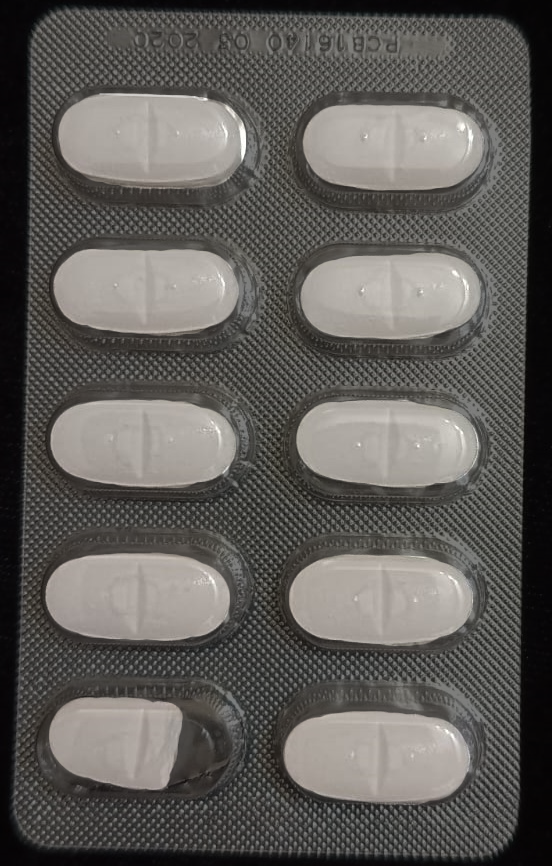
%> input picture Fotos/ovalades/partida.png, 552 x 866 px
$ octave deteccio_ovalades.m   (GNU Octave 9; MATLAB toolbox functions it lacks are replaced by stand-ins)
%> lines starting %> are read from the running program, lines starting %| are printed output that depends on the picture; in (x1, y1, x2, y2) boxes, pixels count from 0 and x2, y2 are one past the last pixel; in counts of white or black regions, pixels touching at a corner belong together; the program's own positions count from 1

img = imread('Fotos\ovalades/partida.png');
%> img is the input picture: size 866x552x3 uint8; mean R, G, B 95.7, 93, 89.5

% Convertir a escala de grisos i aplicar filtre de mediana per reduir soroll
gray = rgb2gray(img);
gray = medfilt2(gray, [5,5]);
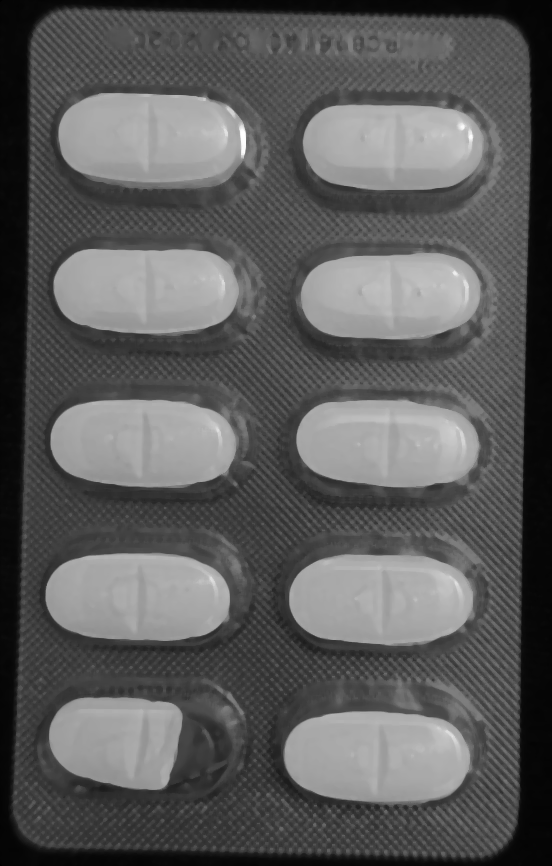
%> gray: size 866x552 uint8; min 0, max 254, mean 92.4
imshow(gray);

% Determinar si el fons es clar o fosc per aplicar el tipus de binarització
bora = [gray(1,:), gray(end,:), gray(:,1)', gray(:,end)'];
%> bora = 2836 values, max 11 at index 1020, min 0 at index 1, mean 5.86
mitjana_bora = mean(bora);
%> mitjana_bora = 5.86

if mitjana_bora > 100
    % Fons clar → binarització adaptativa
    bin = imbinarize(gray, 'adaptive', 'Sensitivity', 0.55);
else
    % Fons fosc → binarització global (Otsu)
    nivell = graythresh(gray);
%> nivell = 0.447
    gray_corr = imadjust(gray, [0.2 0.9], []);
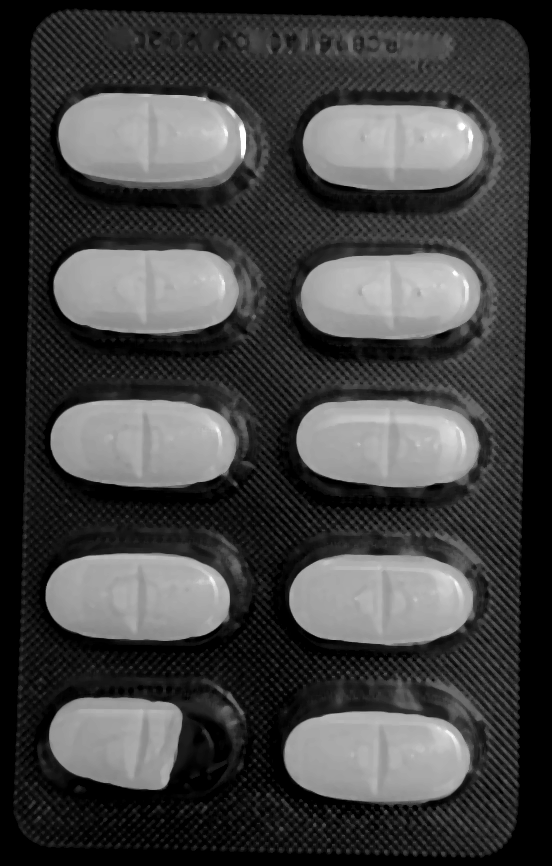
%> gray_corr: size 866x552 uint8; min 0, max 255, mean 66.6
    bin = imbinarize(gray_corr, nivell);
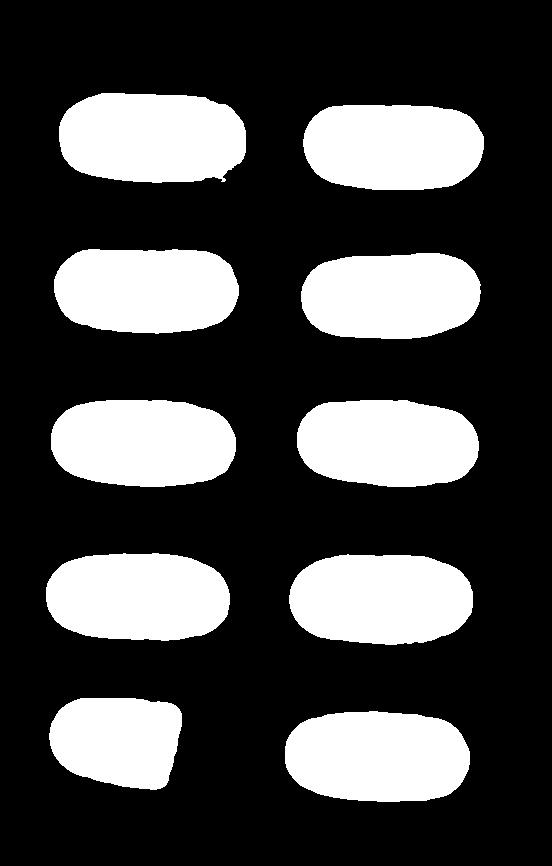
%> bin: size 866x552 logical; 27.8% white; 10 white regions, largest, box (x1, y1, x2, y2) and area: (59, 93, 246, 183) 14387, (285, 711, 470, 802) 14186, (289, 554, 473, 645) 13944
end

% Neteja de soroll i ompliment de forats
bin_clean = bwareaopen(bin, 5000);
bin_blister = imfill(bin_clean, 'holes');

% Detecció de contorns
bin_edges = edge(bin_blister, 'Canny');
%> bin_edges: size 866x552 logical; 1.1% white in thin lines or dots, all inside (x1, y1, x2, y2) = (45, 92, 484, 803)

% Suavitzar els contorns amb operacions morfològiques
se = strel('disk', 13);
edges_dilate = imdilate(bin_edges, se);
%> edges_dilate: size 866x552 logical; 24% white; 10 white regions, largest, box (x1, y1, x2, y2) and area: (46, 80, 259, 195) 12181, (272, 699, 482, 815) 11823, (38, 387, 249, 500) 11709
edges_closed = imerode(edges_dilate, se);

figure;
imshow(edges_closed);
title('Contorns detectats');

% Eliminar el contorn extern del blíster
labels = bwlabel(edges_closed);
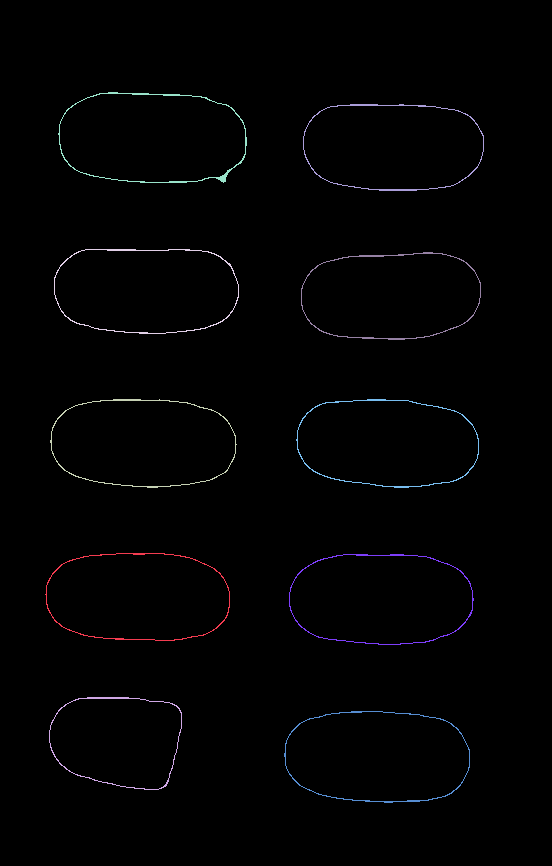
%> labels: size 866x552 double; 11 distinct labels, from 0 to 10; one colour per label, 0 black
props = regionprops(labels, 'Area', 'BoundingBox');
%> props = 10 regions; largest, box (x1, y1, x2, y2) and Area: (58, 92, 247, 183) 641, (303, 104, 484, 191) 555, (301, 252, 481, 340) 551, (54, 249, 239, 334) 549, (296, 399, 479, 488) 540

mask_blister = false(size(labels));
for i = 1:length(props)
    bb = props(i).BoundingBox;
    if bb(3) > 0.9*size(labels,2) && bb(4) > 0.9*size(labels,1)
        mask_blister = mask_blister | labels == i;
    end
end
%> this loop made 10 passes
%> bb on passes 1 to 10: [45.5 553.5 185 88], [49.5 697.5 133 93], [50.5 399.5 187 89], [54.5 249.5 185 85], [58.5 92.5 189 91], [284.5 711.5 186 92], [289.5 554.5 185 91], [296.5 399.5 183 89], [301.5 252.5 180 88], [303.5 104.5 181 87]
%> mask_blister: size 866x552 logical; every value is 0

% Aïllar només les pastilles
mask_pills = edges_closed & ~mask_blister;

% Omplir les regions i suavitzar-les
filled_pills = imfill(mask_pills, 'holes');
%> filled_pills: size 866x552 logical; 28.3% white; 10 white regions, largest, box (x1, y1, x2, y2) and area: (58, 92, 247, 183) 14677, (284, 711, 470, 803) 14430, (289, 554, 474, 645) 14183
pre_pills = filled_pills - mask_pills;
%> pre_pills: size 866x552 double; values 0 (black) and 1 (white), 27.2% white; 10 white regions, largest, box (x1, y1, x2, y2) and area: (60, 94, 245, 182) 14036, (286, 712, 469, 801) 13893, (290, 555, 472, 644) 13658
pre_pills = imerode(pre_pills, strel('diamond', 4));
%> pre_pills: size 866x552 double; values 0 (black) and 1 (white), 23.7% white; 10 white regions

figure;
imshow(pre_pills);
title('Mascara final de pastilles');

% Etiquetar les regions i obtenir propietats
[pills, numPills] = bwlabel(pre_pills);
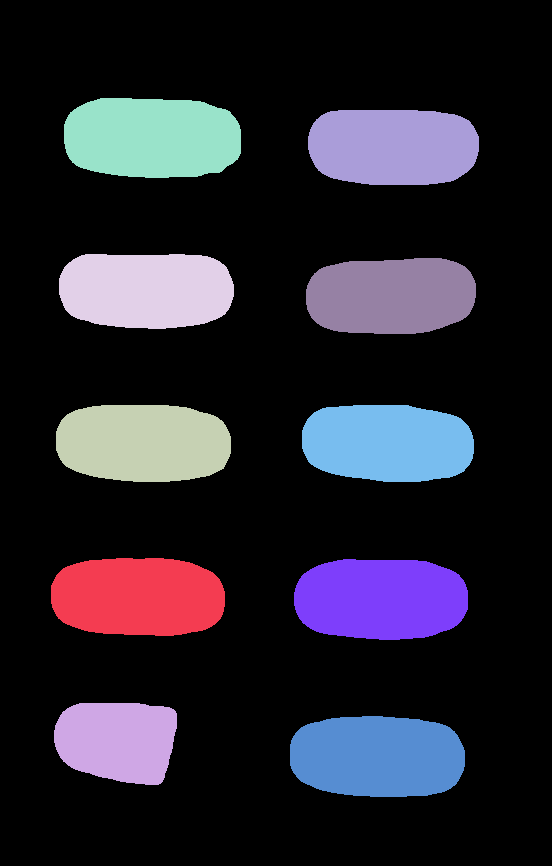
%> pills: size 866x552 double; 11 distinct labels, from 0 to 10; one colour per label, 0 black
%> numPills = 10
props = regionprops(pills, 'BoundingBox', 'Centroid', 'MajorAxisLength', 'MinorAxisLength');
%> props = 10 regions; largest, box (x1, y1, x2, y2), Centroid, MajorAxisLength and MinorAxisLength: (290, 716, 465, 797) [378.3 757.2] 185 84.42, (64, 98, 241, 178) [152.6 138.4] 188.6 83.66, (294, 559, 468, 640) [381.5 599.6] 182.7 83.95

% Inicialitzar imatge de sortida i comptadors
Iout = img;
correcta = 0;
defecto = 0;

% Classificar cada pastilla segons la seva forma
for i = 1:numel(props)
    bb = props(i).BoundingBox;
    c = props(i).Centroid;
    ratio = props(i).MajorAxisLength / props(i).MinorAxisLength;
    if ratio < 2
        % Considerada defectuosa
        defecto = defecto + 1;
        Iout = insertShape(Iout, 'Rectangle', bb, 'Color','red', 'LineWidth', 2);
        Iout = insertText(Iout, c, 'Defectuosa', 'BoxColor','red', 'TextColor','white', 'FontSize', 14);
    else
        % Considerada correcta
        correcta = correcta + 1;
        Iout = insertShape(Iout, 'Rectangle', bb, 'Color','green', 'LineWidth', 2);
        Iout = insertText(Iout, c, 'Correcte', 'BoxColor','green', 'TextColor','black', 'FontSize', 14);
    end
end
%> this loop made 10 passes
%> (bb, c, ratio, defecto) on pass 2: ([54.5 703.5 123 82], [118.2 741.2], 1.52, 1)
%> (bb, c, ratio) on passes 1, 3, 4, 5, 6, 7: ([51.5 558.5 174 78], [138.7 597.5], 2.26), ([56.5 405.5 175 77], [143.8 443.5], 2.29), ([59.5 254.5 175 75], [146.9 290.7], 2.35), ([64.5 98.5 177 80], [152.6 138.4], 2.25), ([290.5 716.5 175 81], [378.3 757.2], 2.19), ([294.5 559.5 174 81], [381.5 599.6], 2.18)
%> pass 1, `Iout = insertText(Iout, c, 'Correcte', 'BoxColor','green', 'TextColor'..`:
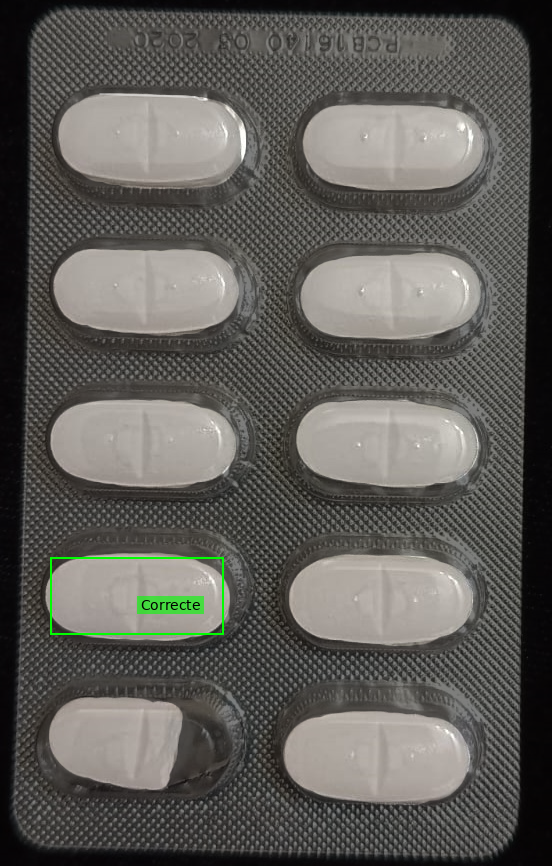
%> Iout: size 866x552x3 uint8; 0.46% of pixels changed, all inside (x1, y1, x2, y2) = (50, 557, 224, 635)
%> after the loop:
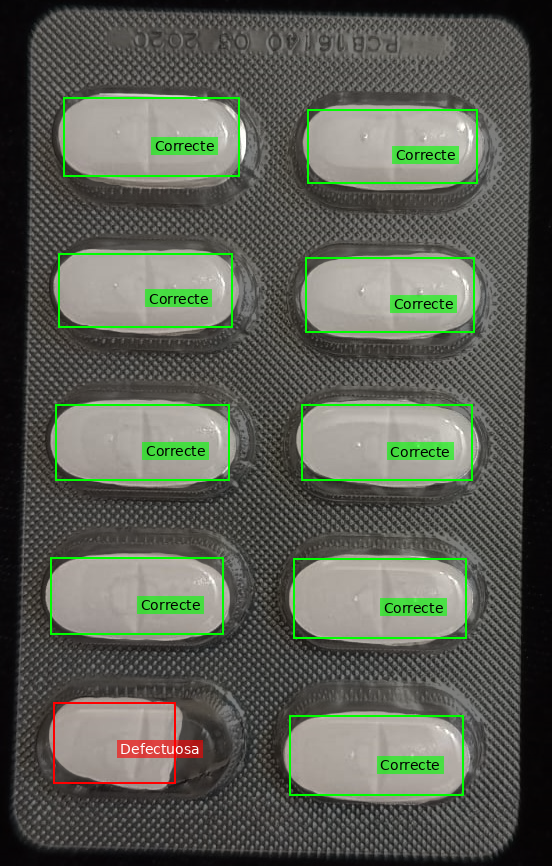
%> Iout: size 866x552x3 uint8; 4.62% of pixels changed, all inside (x1, y1, x2, y2) = (50, 97, 478, 796)

% Mostrar avís si falten pastilles
total_detectades = correcta + defecto;
%> total_detectades = 10
if total_detectades < 10
    Iout = insertText(Iout, [20, 20], 'Blíster incomplet', ...
        'BoxColor','yellow', 'TextColor','black', 'FontSize', 20);
end

% Mostrar resultat final
figure;
imshow(Iout);
title(sprintf('Correctes: %d | Defectuoses: %d', correcta, defecto));

$ run again, with Fotos/ovalades/incomplet.png copied over Fotos/ovalades/partida.png
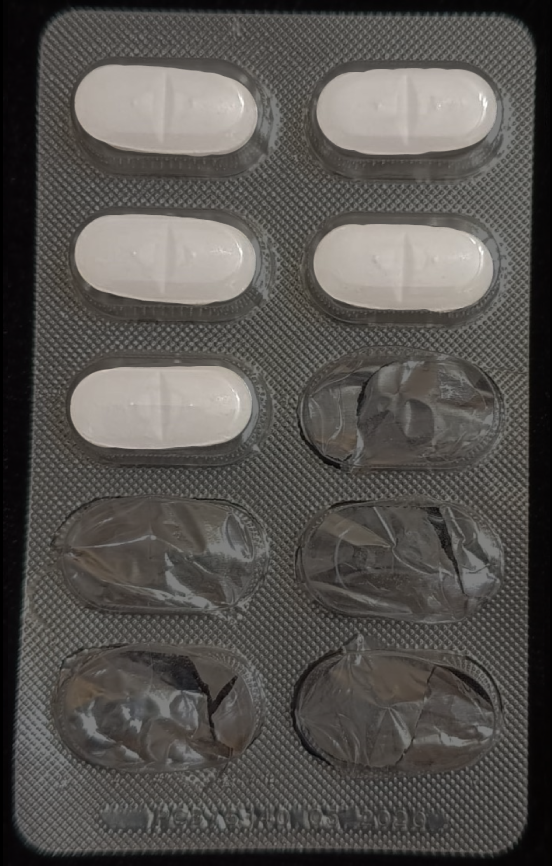
%> input picture Fotos/ovalades/incomplet.png, 552 x 866 px
%> img is the input picture: size 866x552x3 uint8; mean R, G, B 86.8, 83.7, 80.2
%> bora = 2836 values, max 10 at index 243, min 0 at index 1, mean 2.57
%> mitjana_bora = 2.57
%> nivell = 0.467
%> bin: size 866x552 logical; 14% white; 5 white regions, box (x1, y1, x2, y2) and area: (75, 65, 258, 156) 13601, (75, 214, 256, 304) 13511, (317, 68, 497, 155) 13351, (314, 224, 493, 312) 13335, (70, 366, 252, 449) 13136
%> bin_edges: size 866x552 logical; 0.55% white in thin lines or dots, all inside (x1, y1, x2, y2) = (70, 64, 497, 450)
%> edges_dilate: size 866x552 logical; 12.1% white; 5 white regions, box (x1, y1, x2, y2) and area: (62, 52, 270, 168) 11659, (63, 202, 269, 317) 11578, (58, 353, 264, 462) 11573, (304, 56, 509, 168) 11510, (301, 211, 506, 324) 11505
%> labels: size 866x552 double; 6 distinct labels, from 0 to 5
%> `props = regionprops(labels, 'Area', 'BoundingBox');`: props = 5 regions; box (x1, y1, x2, y2) and Area: (70, 365, 252, 450) 577, (313, 223, 494, 312) 545, (316, 68, 497, 156) 524, (74, 64, 258, 156) 519, (75, 214, 257, 305) 516
%> the loop `for i = 1:length(props)` made 5 passes
%> bb on passes 1 to 5: [70.5 365.5 182 85], [74.5 64.5 184 92], [75.5 214.5 182 91], [313.5 223.5 181 89], [316.5 68.5 181 88]
%> filled_pills: size 866x552 logical; 14.3% white; 5 white regions, box (x1, y1, x2, y2) and area: (74, 64, 258, 156) 13838, (75, 214, 257, 305) 13742, (313, 223, 494, 312) 13581, (316, 68, 497, 156) 13576, (70, 365, 252, 450) 13401
%> `[pills, numPills] = bwlabel(pre_pills);`:
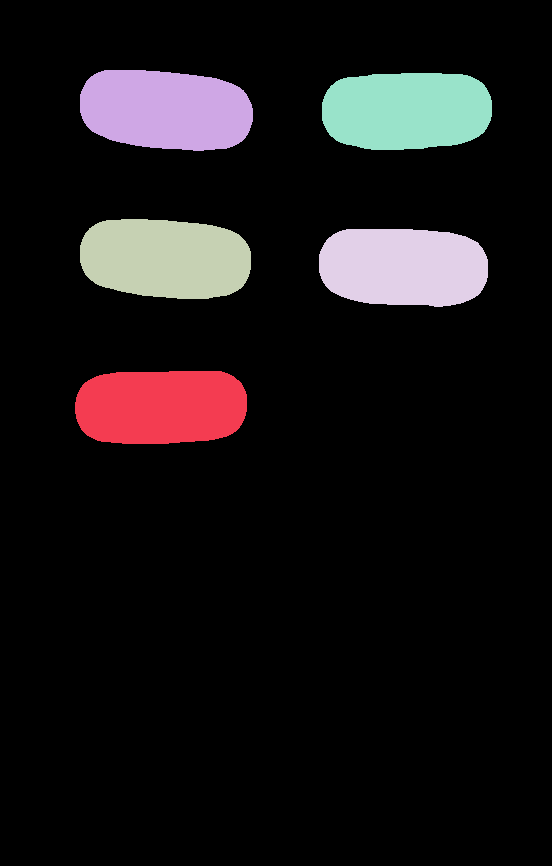
%> pills: size 866x552 double; 6 distinct labels, from 0 to 5; one colour per label, 0 black
%> numPills = 5
%> `props = regionprops(pills, 'BoundingBox', 'Centroid', 'MajorAxisLength..`: props = 5 regions; largest, box (x1, y1, x2, y2), Centroid, MajorAxisLength and MinorAxisLength: (80, 70, 253, 151) [166.6 110.5] 183.9 81.26, (80, 219, 251, 299) [166.2 259.1] 181.7 81.59, (319, 229, 488, 307) [404 267.5] 179.9 81.3, (322, 73, 492, 150) [407.2 111.2] 180.7 81
%> the loop `for i = 1:numel(props)` made 5 passes
%> (bb, c, ratio) on passes 1 to 5: ([75.5 371.5 172 73], [161.6 407.5], 2.36), ([80.5 70.5 173 81], [166.6 110.5], 2.26), ([80.5 219.5 171 80], [166.2 259.1], 2.23), ([319.5 229.5 169 78], [404 267.5], 2.21), ([322.5 73.5 170 77], [407.2 111.2], 2.23)
%> after the loop `for i = 1:numel(props)`: defecto = 0
%> total_detectades = 5
%> `Iout = insertText(Iout, [20, 20], 'Blíster incomplet', 'BoxColor','yel..`:
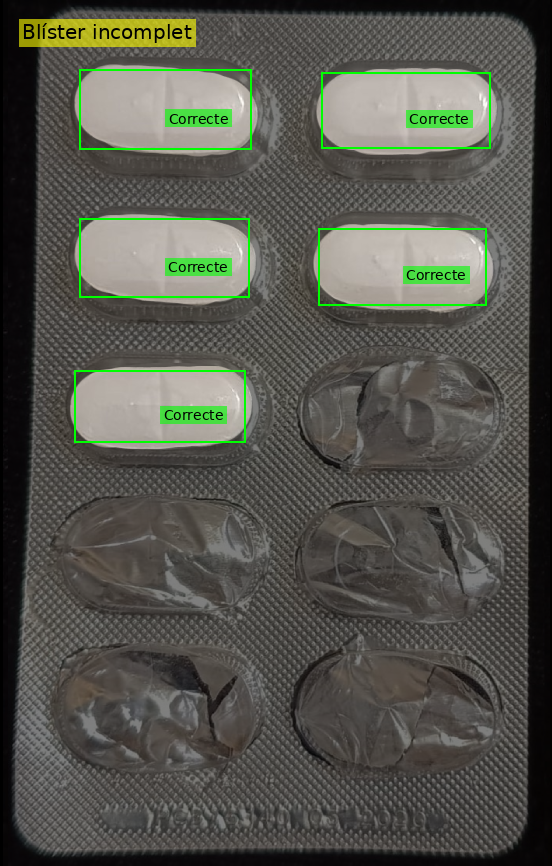
%> Iout: size 866x552x3 uint8; mean R, G, B 84.6, 86, 77
